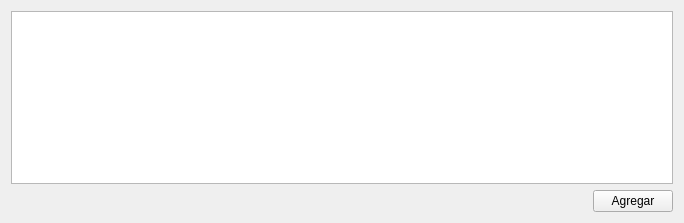
<?xml version="1.0" encoding="UTF-8"?>
<ui version="4.0">
 <class>AgregarForm</class>
 <widget class="QWidget" name="AgregarForm">
  <property name="geometry">
   <rect>
    <x>0</x>
    <y>0</y>
    <width>684</width>
    <height>223</height>
   </rect>
  </property>
  <property name="windowTitle">
   <string>Form</string>
  </property>
  <layout class="QVBoxLayout" name="verticalLayout">
   <item>
    <widget class="QColumnView" name="columnView"/>
   </item>
   <item>
    <layout class="QHBoxLayout" name="horizontalLayout">
     <item>
      <spacer name="horizontalSpacer">
       <property name="orientation">
        <enum>Qt::Horizontal</enum>
       </property>
       <property name="sizeHint" stdset="0">
        <size>
         <width>40</width>
         <height>20</height>
        </size>
       </property>
      </spacer>
     </item>
     <item>
      <widget class="QPushButton" name="agregarPushButton">
       <property name="text">
        <string>Agregar</string>
       </property>
      </widget>
     </item>
    </layout>
   </item>
  </layout>
 </widget>
 <resources/>
 <connections/>
</ui>
